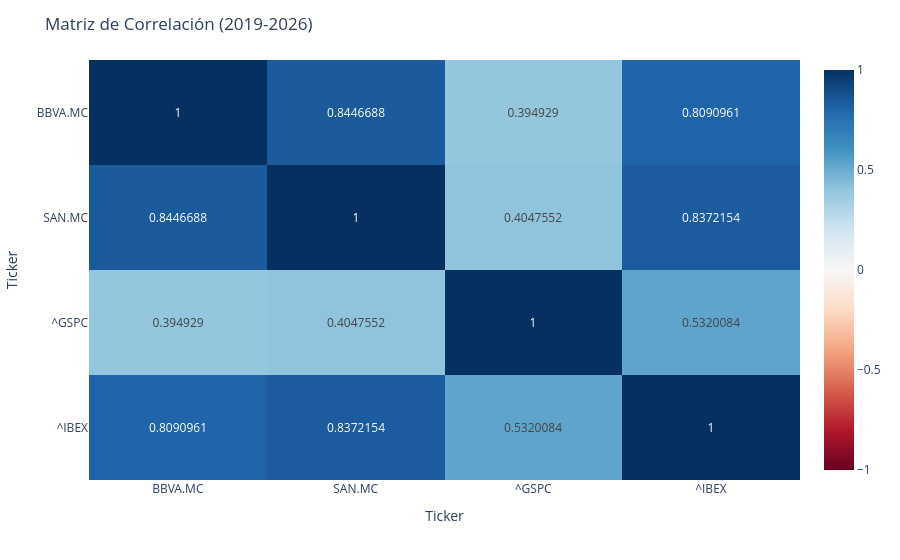

Notebook source saved alongside this figure:
### Code cell
# ==================================
# HEATMAP INTERACTIVO DE CORRELACIÓN
# ==================================

fig_corr = px.imshow(
    correlation_matrix,
    text_auto=True,
    aspect="auto",
    color_continuous_scale="RdBu",
    zmin=-1,
    zmax=1
)

fig_corr.update_layout(
    title="Matriz de Correlación (2019-2026)",
)

fig_corr.show()

# Guardar como HTML
fig_corr.write_html("correlacion_2019_2026.html", auto_open=True)

### Figure 1 — Plotly figure (JSON) as saved in the notebook; plotly's stock layout.template omitted (floating-point values rounded to 4 significant figures)
{"data": [{"coloraxis": "coloraxis", "hovertemplate": "Ticker: %{x}<br>Ticker: %{y}<br>color: %{z}<extra></extra>", "name": "0", "texttemplate": "%{z}", "type": "heatmap", "x": ["BBVA.MC", "SAN.MC", "^GSPC", "^IBEX"], "xaxis": "x", "y": ["BBVA.MC", "SAN.MC", "^GSPC", "^IBEX"], "yaxis": "y", "z": [[1.0, 0.8447, 0.3949, 0.8091], [0.8447, 1.0, 0.4048, 0.8372], [0.3949, 0.4048, 1.0, 0.532], [0.8091, 0.8372, 0.532, 1.0]]}], "layout": {"coloraxis": {"cmax": 1, "cmin": -1, "colorscale": [[0, "rgb(103,0,31)"], [0.1, "rgb(178,24,43)"], [0.2, "rgb(214,96,77)"], [0.3, "rgb(244,165,130)"], [0.4, "rgb(253,219,199)"], [0.5, "rgb(247,247,247)"], [0.6, "rgb(209,229,240)"], [0.7, "rgb(146,197,222)"], [0.8, "rgb(67,147,195)"], [0.9, "rgb(33,102,172)"], [1, "rgb(5,48,97)"]]}, "margin": {"t": 60}, "title": {"text": "Matriz de Correlación (2019-2026)"}, "xaxis": {"anchor": "y", "domain": [0, 1], "title": {"text": "Ticker"}}, "yaxis": {"anchor": "x", "autorange": "reversed", "domain": [0, 1], "title": {"text": "Ticker"}}}}
